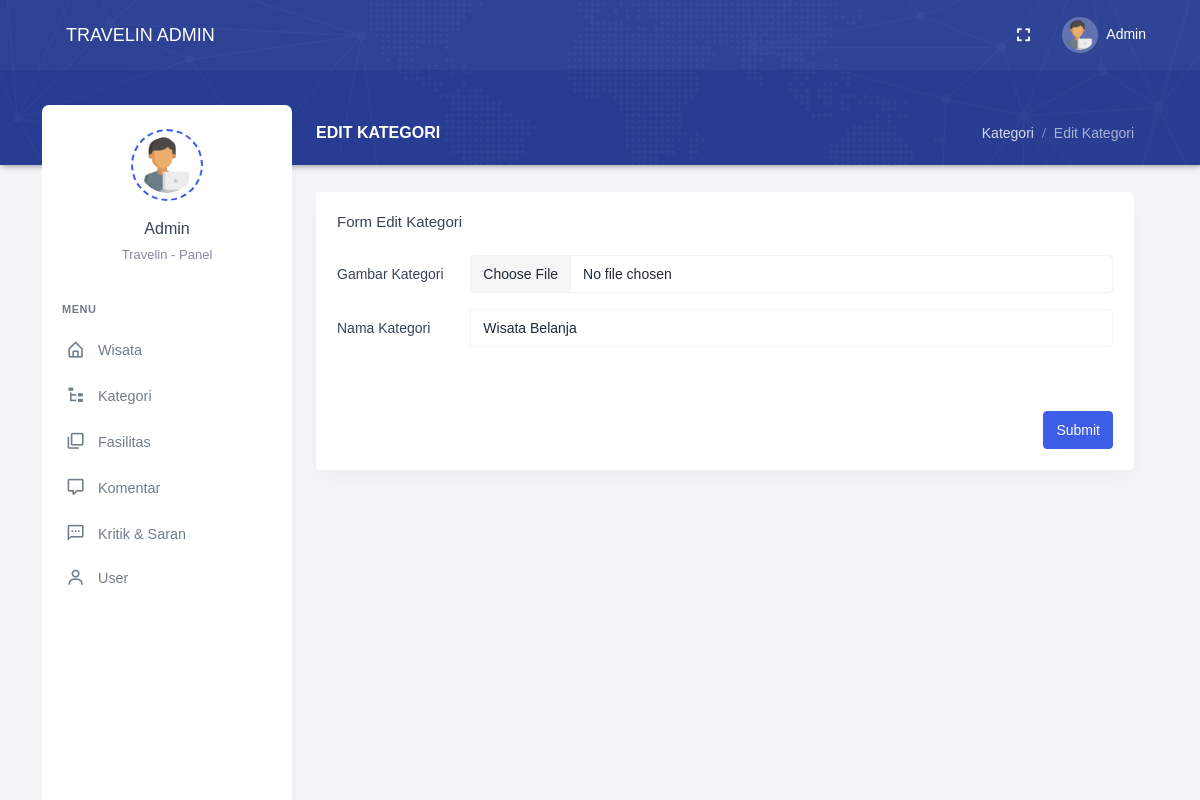
The app's page /admin/src/pages/kategori/edit.php?id=6, older data.
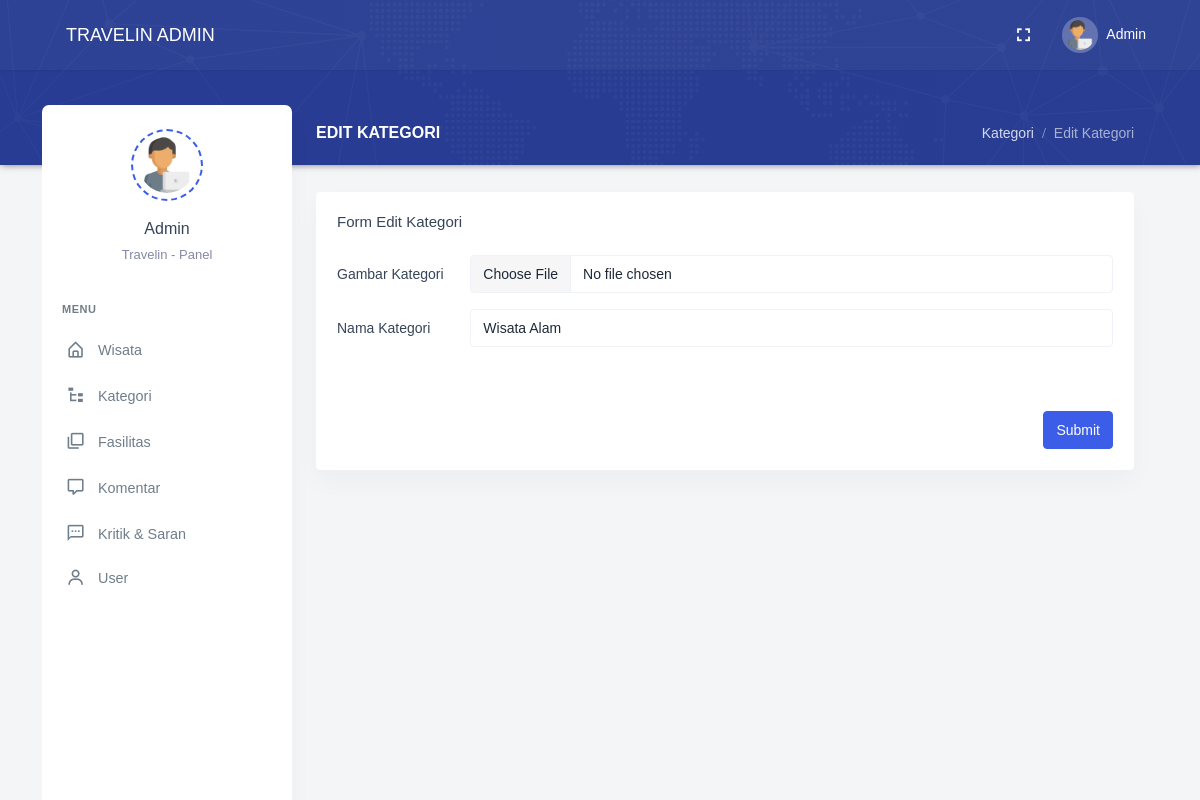
The same page, newer data.
### tables this page shows
CREATE TABLE `categories` (
  `id` int(11) NOT NULL,
  `category_name` varchar(255) NOT NULL,
  `image` varchar(255) NOT NULL,
  `created_at` datetime NOT NULL DEFAULT current_timestamp(),
  `updated_at` datetime NOT NULL DEFAULT current_timestamp()
);

### admin/src/pages/kategori/edit.php (the view, shortened to what this page needs)
<?php
include('./koneksi.php');
$id = $_GET['id'];
$query = mysqli_query($conn, "SELECT * FROM categories WHERE id = $id");
?>
<?php include_once "../../layouts/head.php" ?>
<body data-layout="detached" data-topbar="colored">
    <div class="container-fluid">
        <div id="layout-wrapper">
            <?php include_once "../../layouts/topbar.php" ?>
            <?php include_once "../../layouts/sidebar.php" ?>
            <div class="main-content">
                <div class="page-content">
                    <div class="row">
                        <div class="col-12">
                            <div class="page-title-box d-flex align-items-center justify-content-between">
                                <h4 class="page-title mb-0 font-size-18">Edit Kategori</h4>
                                <div class="page-title-right">
                                    <ol class="breadcrumb m-0">
                                        <li class="breadcrumb-item"><a href="javascript: void(0);">Kategori</a></li>
                                        <li class="breadcrumb-item active">Edit Kategori</li>
                                    </ol>
                                </div>
                            </div>
                        </div>
                    </div>
                    <div class="row">
                        <div class="col-12">
                            <div class="card">
                                <div class="card-body">
                                    <h4 class="card-title mb-4">Form Edit Kategori</h4>
                                    <form action="./process_edit.php" method="POST" enctype="multipart/form-data">
                                        <?php if (mysqli_num_rows($query) > 0) { ?>
                                            <?php
                                            while ($data = mysqli_fetch_array($query)) {
                                            ?>
                                                <div class="mb-3 row">
                                                    <label for="example-text-input" class="col-md-2 col-form-label">Gambar Kategori</label>
                                                    <div class="col-md-10">
                                                        <input class="form-control" type="file" name="image">
                                                    </div>
                                                </div>
                                                <div class="mb-3 row">
                                                    <label for="example-text-input" class="col-md-2 col-form-label">Nama Kategori</label>
                                                    <div class="col-md-10">
                                                        <input class="form-control" type="text" name="name" value="<?= $data['category_name'] ?>">
                                                    </div>
                                                </div>
                                                <button type="submit" class="btn btn-primary waves-effect waves-light mt-5" style="float: right;">Submit</button>
                                            <?php
                                            } ?>
                                        <?php } ?>
                                    </form>
                                </div>
                            </div>
                        </div>
                    </div>
                </div>
            </div>
        </div>
    </div>
    <?php include_once "../../layouts/script.php" ?>
</body>

Row changes from the older to the newer data that the page shows:
changed categories: name "Wisata Belanja" → "Wisata Alam"
